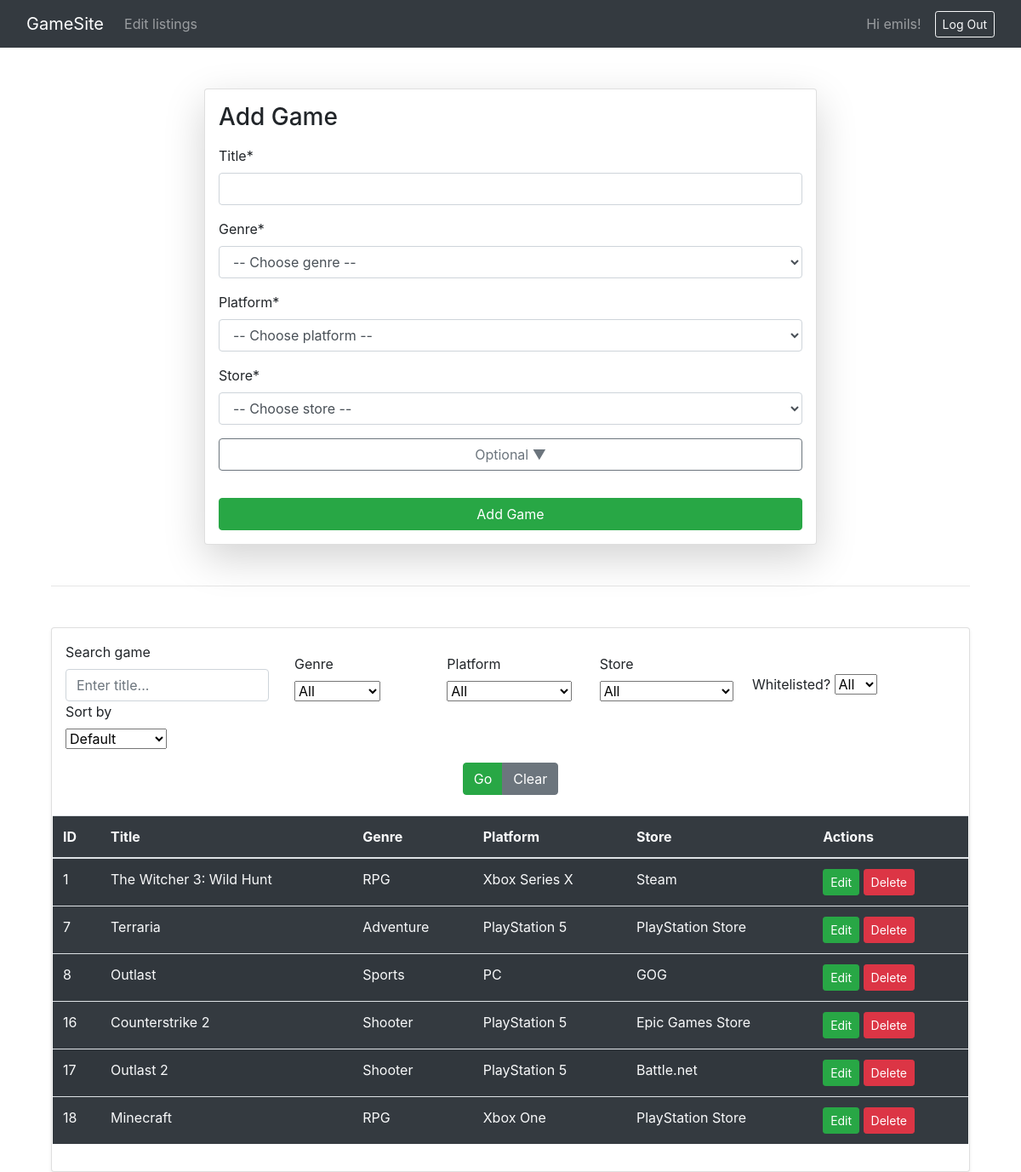
/games/ (signed in), run on the app's committed database.
### game_site/models.py (models this page shows, shortened)
class CustomUser(AbstractUser):
    USER_TYPE_CHOICES = (
        ("gamer", "Gamer"),
        ("dev", "Developer"),
    )
    user_type = models.CharField(
        max_length=5,
        choices=USER_TYPE_CHOICES,
        default="dev",
    )
    whitelisted_games = models.ManyToManyField(
        "Game",
        related_name="whitelisted_by",
        blank=True,
        help_text="Games this user has marked as ‘whitelisted’ (favorite).",
    )

class Game(models.Model):
    game_name = models.CharField(max_length=30)
    genre = models.ForeignKey(Genre, on_delete=models.CASCADE)
    platform = models.ForeignKey(Platform, on_delete=models.CASCADE)
    store = models.ForeignKey(Store, on_delete=models.CASCADE)
    size = models.ForeignKey(Size, on_delete=models.SET_NULL, null=True)
    developer = models.ForeignKey(Developer, on_delete=models.SET_NULL, null=True)
    publisher = models.ForeignKey(Publisher, on_delete=models.SET_NULL, null=True)
    dlc = models.ForeignKey(DLC, on_delete=models.SET_NULL, null=True, blank=True)
    game_mode = models.ForeignKey(GameMode, on_delete=models.SET_NULL, null=True)
    license = models.ForeignKey(License, on_delete=models.SET_NULL, null=True)
    system_requirements = models.ForeignKey(SystemRequirement, on_delete=models.SET_NULL, null=True)
    review = models.ForeignKey(Review, on_delete=models.SET_NULL, null=True, blank=True)
    multimedia = models.ForeignKey(Multimedia, on_delete=models.SET_NULL, null=True, blank=True)
    status = models.ForeignKey(Status, on_delete=models.SET_NULL, null=True)
    sales_history = models.ForeignKey(SalesHistory, on_delete=models.SET_NULL, null=True, blank=True)
    game_log = models.ForeignKey(GameLog, on_delete=models.SET_NULL, null=True, blank=True)
    rating = models.ForeignKey(Rating, on_delete=models.SET_NULL, null=True)
    online_status = models.ForeignKey(OnlineStatus, on_delete=models.SET_NULL, null=True, blank=True)
    award = models.ForeignKey(Award, on_delete=models.SET_NULL, null=True, blank=True)
    language = models.ForeignKey(Language, on_delete=models.SET_NULL, null=True)

class Genre(models.Model):
    genre_ID=models.IntegerField()
    Genre_Name=models.CharField(max_length=30)
    Genre_Popularity=models.CharField(max_length=20)
    def __str__(self):
        return self.Genre_Name

class Platform(models.Model):
    platform_ID=models.IntegerField()
    Platform_Name=models.CharField(max_length=30)
    def __str__(self):
        return self.Platform_Name

class Store(models.Model):
    store_ID=models.IntegerField()
    Store_Name=models.CharField(max_length=30)
    def __str__(self):
        return self.Store_Name

### game_site/views.py (the view, shortened to what this page needs)
# urls.py: path('games/', views.games_view, name="games"),
def games_view(request):
    games_qs = Game.objects.select_related(
        "genre", "platform", "store", "rating", "online_status"
    ).all()
    search_term      = request.GET.get("search", "").strip()
    genre_filter     = request.GET.get("genre", "")
    platform_filter  = request.GET.get("platform", "")
    store_filter     = request.GET.get("store", "")
    whitelisted      = request.GET.get("whitelisted")
    sort_by          = request.GET.get("sort", "")
    if search_term:
        games_qs = games_qs.filter(game_name__icontains=search_term)
    if genre_filter:
        games_qs = games_qs.filter(genre_id=genre_filter)
    if platform_filter:
        games_qs = games_qs.filter(platform_id=platform_filter)
    if store_filter:
        games_qs = games_qs.filter(store_id=store_filter)
    if whitelisted == "yes":
        games_qs = games_qs.filter(whitelisted_by=request.user)
    elif whitelisted == "no":
        games_qs = games_qs.exclude(whitelisted_by=request.user)
    if sort_by == "name":
        games_qs = games_qs.order_by("game_name")
    elif sort_by == "rating":
        games_qs = games_qs.order_by("-review__rating")
    elif sort_by == "players":
        games_qs = games_qs.order_by("-online_status__active_players")
    context = {
        "games": games_qs,
        "genres": Genre.objects.all(),
        "platforms": Platform.objects.all(),
        "stores": Store.objects.all(),
        "sizes": Size.objects.all(),
        "developers": Developer.objects.all(),
        "publishers": Publisher.objects.all(),
        "dlcs": DLC.objects.all(),
        "gamemodes": GameMode.objects.all(),
        "licenses": License.objects.all(),
        "sysreqs": SystemRequirement.objects.all(),
        "reviews": Review.objects.all(),
        "multimedias": Multimedia.objects.all(),
        "statuses": Status.objects.all(),
        "sales_histories": SalesHistory.objects.all(),
        "gamelogs": GameLog.objects.all(),
        "ratings": Rating.objects.all(),
        "online_statuses": OnlineStatus.objects.all(),
        "awards": Award.objects.all(),
        "languages": Language.objects.all(),
        "search": search_term,
        "selected_genre": genre_filter,
        "selected_platform": platform_filter,
        "selected_store": store_filter,
        "sort_by": sort_by,
        "whitelisted": whitelisted,
    }
    return render(request, "games.html", context)

### game_site/models.py (called while the page is built)
    def __str__(self):
        return f"{self.first_name} {self.last_name}"

### game_site/templates/games.html (shortened to what this page needs)
{% extends "base.html" %}
{% block content %}
<link href="https://maxcdn.bootstrapcdn.com/bootstrap/4.5.2/css/bootstrap.min.css" rel="stylesheet">
<div class="container mt-5">
  <form class="col-md-8 mx-auto card p-3 shadow-lg" method="post">
    <h3 class="mb-3">Add Game</h3>
    <div class="form-group mb-3">
      <label>Title*</label>
      <input name="game_name" type="text" class="form-control" required />
    </div>
    <div class="form-group mb-3">
      <label>Genre*</label>
      <select name="genre" class="form-control" required>
        <option value="">-- Choose genre --</option>
      </select>
    </div>
    <div class="form-group mb-3">
      <label>Platform*</label>
      <select name="platform" class="form-control" required>
        <option value="">-- Choose platform --</option>
      </select>
    </div>
    <div class="form-group mb-3">
      <label>Store*</label>
      <select name="store" class="form-control" required>
        <option value="">-- Choose store --</option>
      </select>
    </div>
    <button class="btn btn-outline-secondary mb-3"
            type="button"
            data-bs-toggle="collapse"
            data-bs-target="#optionalFields"
            aria-expanded="false">
      Optional ▼
    </button>
    <button type="submit" class="btn btn-success mt-3">Add Game</button>
  </form>
  <hr class="my-5" />
  <form method="get" class="card p-3 shadow-sm">
    <div class="row g-3 align-items-end">
      <div class="col-md-3">
        <label class="form-label">Search game</label>
        <input name="search" type="text" class="form-control"
               value="{{ search }}" placeholder="Enter title..." />
      </div>
      <div class="col-md-2">
        <label class="form-label">Genre</label>
        <select name="genre" class="form-select">
          <option value="">All</option>
        </select>
      </div>
      <div class="col-md-2">
        <label class="form-label">Platform</label>
        <select name="platform" class="form-select">
          <option value="">All</option>
        </select>
      </div>
      <div class="col-md-2">
        <label class="form-label">Store</label>
        <select name="store" class="form-select">
          <option value="">All</option>
        </select>
      </div>
      <div class="col-md-2">
        <label class="form-label">Whitelisted?</label>
        <select name="whitelisted" class="form-select">
          <option value="">All</option>
        </select>
      </div>
      <div class="col-md-2">
        <label class="form-label">Sort by</label>
        <select name="sort" class="form-select">
          <option value="">Default</option>
        </select>
      </div>
     <div class="col-12 d-flex justify-content-center mt-3 mb-4">
    <div class="btn-group gap-2" role="group">
        <button class="btn btn-success" type="submit">Go</button>
        <a href="{% url 'games' %}" class="btn btn-secondary">Clear</a>
    </div>
</div>
  </form>
  <table class="table table-striped table-hover align-middle">
    <thead>
      <tr>
        <th>ID</th>
        <th>Title</th>
        <th>Genre</th>
        <th>Platform</th>
        <th>Store</th>
        <th>Actions</th>
      </tr>
    </thead>
    <tbody>
      {% for game in games %}
        <tr>
          <td>{{ game.id }}</td>
          <td>{{ game.game_name }}</td>
          <td>{{ game.genre }}</td>
          <td>{{ game.platform }}</td>
          <td>{{ game.store }}</td>
          <td>
            <a href="/update_game/{{ game.id }}" class="btn btn-success btn-sm">Edit</a>
            <a href="/delete_game/{{ game.id }}" class="btn btn-danger btn-sm">Delete</a>
          </td>
        </tr>
      {% empty %}
        <tr>
          <td colspan="6" class="text-center text-muted">No games found.</td>
        </tr>
      {% endfor %}
    </tbody>
  </table>
</div>
{% endblock %}

### game_site/templates/Navbar/_navbar.html (shortened to what this page needs)
<nav class="navbar navbar-expand-lg navbar-dark bg-dark w-100">
    <div class="container-fluid">
        <a class="navbar-brand" href="/">GameSite</a>
        <div class="collapse navbar-collapse" id="navbarNav">
            <ul class="navbar-nav">
                {% if user.is_authenticated and user.user_type == "dev" %}
                    <li class="nav-item"><a class="nav-link" href="{% url 'games' %}">Edit listings</a></li>
                {% endif %}
            </ul>
            <div class="ml-auto d-flex align-items-center">
                {% if user.is_authenticated %}
                    <span class="navbar-text me-2">Hi {{ user.username }}!&emsp;</span>
                    <form action="{% url 'logout' %}" method="post" class="d-inline">
                        <button type="submit" class="btn btn-outline-light btn-sm">Log Out</button>
                    </form>
                {% else %}
                    <a href="{% url 'login' %}" class="btn btn-outline-light btn-sm">Log In</a>
                {% endif %}
            </div>
        </div>
    </div>
</nav>

### game_site/templates/base.html (style rules this page uses)
table.table { background-color: #343a40; }
table.table td, table.table th { color: #f8f9fa; }

### data on the page
CustomUser: username "emils"
Game: id "1", game_name "The Witcher 3: Wild Hunt", genre "RPG", platform "Xbox Series X", store "Steam"
Game: id "7", game_name "Terraria", genre "Adventure", platform "PlayStation 5", store "PlayStation Store"
Game: id "8", game_name "Outlast", genre "Sports", platform "PC", store "GOG"
Game: id "16", game_name "Counterstrike 2", genre "Shooter", platform "PlayStation 5", store "Epic Games Store"
Game: id "17", game_name "Outlast 2", genre "Shooter", platform "PlayStation 5", store "Battle.net"
Game: id "18", game_name "Minecraft", genre "RPG", platform "Xbox One", store "PlayStation Store"
